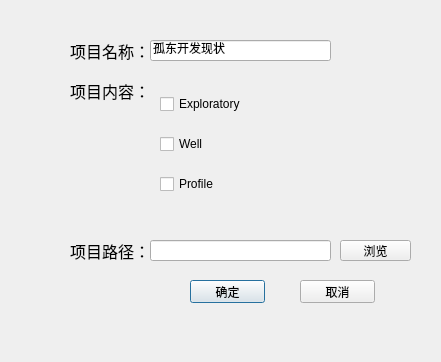
<?xml version="1.0" encoding="UTF-8"?>
<ui version="4.0">
 <class>NameDialog</class>
 <widget class="QDialog" name="NameDialog">
  <property name="enabled">
   <bool>true</bool>
  </property>
  <property name="geometry">
   <rect>
    <x>0</x>
    <y>0</y>
    <width>441</width>
    <height>362</height>
   </rect>
  </property>
  <property name="sizePolicy">
   <sizepolicy hsizetype="Fixed" vsizetype="Fixed">
    <horstretch>0</horstretch>
    <verstretch>0</verstretch>
   </sizepolicy>
  </property>
  <property name="windowTitle">
   <string>Dialog</string>
  </property>
  <property name="sizeGripEnabled">
   <bool>false</bool>
  </property>
  <widget class="QLabel" name="label">
   <property name="geometry">
    <rect>
     <x>70</x>
     <y>30</y>
     <width>221</width>
     <height>41</height>
    </rect>
   </property>
   <property name="font">
    <font>
     <family>Arial</family>
     <pointsize>12</pointsize>
    </font>
   </property>
   <property name="text">
    <string>项目名称：</string>
   </property>
  </widget>
  <widget class="QLineEdit" name="name">
   <property name="geometry">
    <rect>
     <x>150</x>
     <y>40</y>
     <width>181</width>
     <height>21</height>
    </rect>
   </property>
   <property name="text">
    <string>孤东开发现状</string>
   </property>
  </widget>
  <widget class="QPushButton" name="confirmBtn">
   <property name="geometry">
    <rect>
     <x>190</x>
     <y>280</y>
     <width>75</width>
     <height>23</height>
    </rect>
   </property>
   <property name="text">
    <string>确定</string>
   </property>
  </widget>
  <widget class="QPushButton" name="concelBtn">
   <property name="geometry">
    <rect>
     <x>300</x>
     <y>280</y>
     <width>75</width>
     <height>23</height>
    </rect>
   </property>
   <property name="text">
    <string>取消</string>
   </property>
  </widget>
  <widget class="QWidget" name="verticalLayoutWidget">
   <property name="geometry">
    <rect>
     <x>160</x>
     <y>80</y>
     <width>161</width>
     <height>131</height>
    </rect>
   </property>
   <layout class="QVBoxLayout" name="verticalLayout">
    <item>
     <widget class="QCheckBox" name="Pix">
      <property name="text">
       <string>Exploratory</string>
      </property>
     </widget>
    </item>
    <item>
     <widget class="QCheckBox" name="Well">
      <property name="text">
       <string>Well</string>
      </property>
     </widget>
    </item>
    <item>
     <widget class="QCheckBox" name="Profile">
      <property name="text">
       <string>Profile</string>
      </property>
     </widget>
    </item>
   </layout>
  </widget>
  <widget class="QLabel" name="label_2">
   <property name="geometry">
    <rect>
     <x>70</x>
     <y>80</y>
     <width>81</width>
     <height>21</height>
    </rect>
   </property>
   <property name="font">
    <font>
     <family>Arial</family>
     <pointsize>12</pointsize>
    </font>
   </property>
   <property name="text">
    <string>项目内容：</string>
   </property>
  </widget>
  <widget class="QLabel" name="label_3">
   <property name="geometry">
    <rect>
     <x>70</x>
     <y>240</y>
     <width>81</width>
     <height>21</height>
    </rect>
   </property>
   <property name="font">
    <font>
     <family>Arial</family>
     <pointsize>12</pointsize>
    </font>
   </property>
   <property name="text">
    <string>项目路径：</string>
   </property>
  </widget>
  <widget class="QLineEdit" name="fileRouteEdit">
   <property name="geometry">
    <rect>
     <x>150</x>
     <y>240</y>
     <width>181</width>
     <height>21</height>
    </rect>
   </property>
  </widget>
  <widget class="QPushButton" name="browseBtn">
   <property name="geometry">
    <rect>
     <x>340</x>
     <y>240</y>
     <width>71</width>
     <height>21</height>
    </rect>
   </property>
   <property name="text">
    <string>浏览</string>
   </property>
  </widget>
 </widget>
 <resources/>
 <connections/>
</ui>
